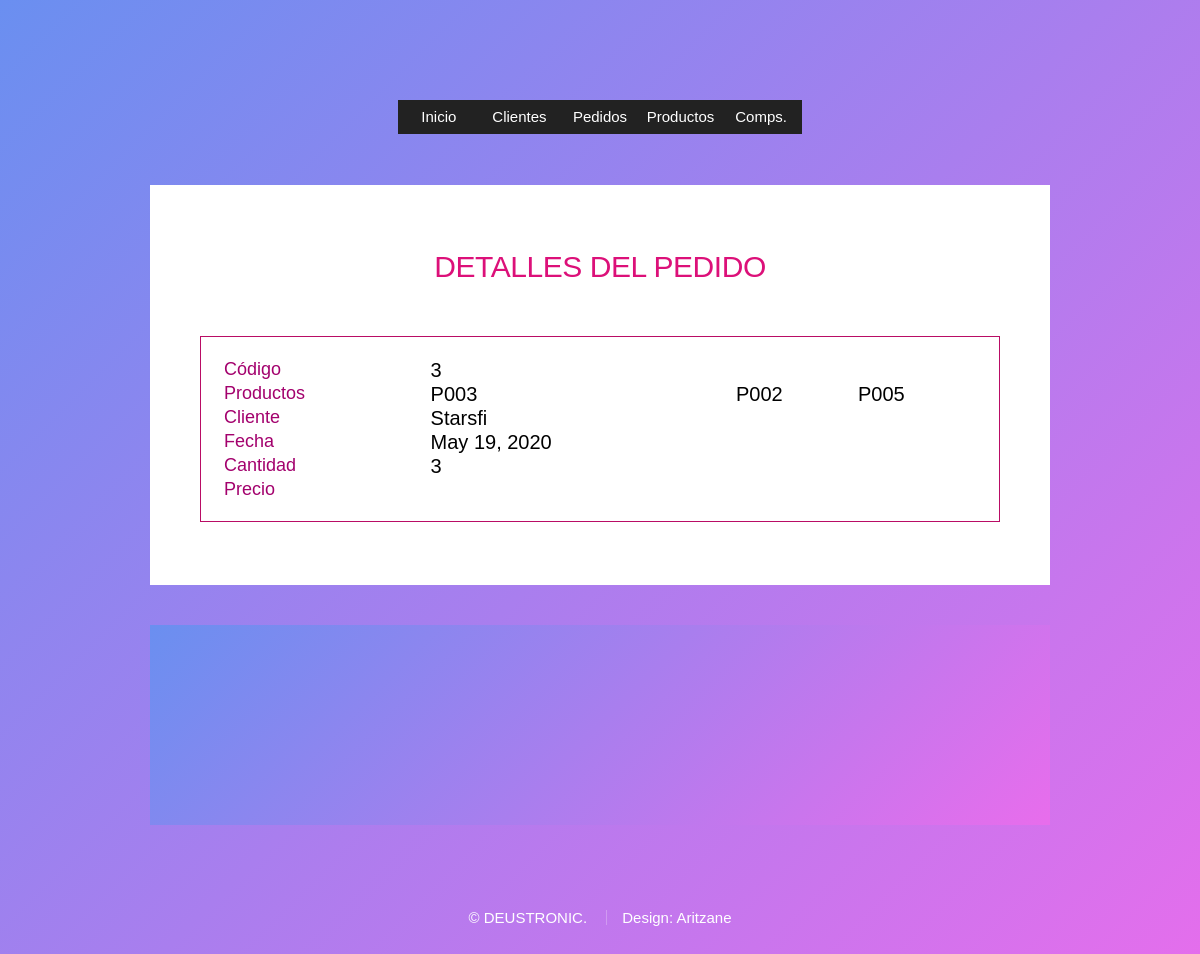
Page /miApp/pedidos/8/ on the committed database.
### miApp/models.py (models this page shows, shortened)
class Pedido(models.Model):
    codigo = models.CharField(max_length=20)
    fecha = models.DateField()
    datos_cliente = models.ForeignKey(Cliente, on_delete= models.CASCADE)
    productos = models.ManyToManyField(Productos)
    cantidad = models.IntegerField()
    precio_total = models.IntegerField()

class Productos(models.Model):
    referencia = models.CharField(max_length=50)
    precio = models.IntegerField()
    nombre = models.CharField(max_length=30)
    descripcion = models.CharField(max_length=100)
    categoria = models.CharField(max_length=40) #DICCIONARIO DE CATEGORIAS(?
    tipo_componentes = models.ManyToManyField(Componente)

class Cliente (models.Model):
    CIF = models.CharField(max_length=9)
    empresa = models.CharField(max_length=30)
    telefono = models.IntegerField()

### miApp/views.py (the view)
# urls.py: path('pedidos/<int:pk>/', views.PedidoDetailView.as_view(), name='pedidodetalle'),
class PedidoDetailView(DetailView):
    model = Pedido
    template_name = 'pedido_detalle.html'
    def get_context_data(self, **kwargs):
        context = super(PedidoDetailView, self).get_context_data(**kwargs)
        context['titulo_pagina'] = 'Detalles del pedido'
        return context

### miApp/templates/pedido_detalle.html (shortened to what this page needs)
{% extends "base.html" %}
{% load static %}
{% block intro %}
  <table class="tabla">
                    <tr>
                        <th>Código</th>
                        <td>{{pedido.codigo}}</td>
                    </tr>
                    <tr>
                        <th>Productos</th>
                      {% for ped in object.productos.all %}
                    <td>{{ ped.referencia }}</td>
                            {% endfor %}
                    </tr>
                    <tr>
                        <th>Cliente</th>
                        <td>{{pedido.datos_cliente.empresa}}</td>
                    </tr>
                    <tr>
                        <th>Fecha</th>
                        <td>{{pedido.fecha}}</td>
                    </tr>
                    <tr>
                        <th>Cantidad</th>
                        <td>{{pedido.cantidad}}</td>
                    </tr>
                    <tr>
                        <th>Precio</th>
                        <td>{{pedido.precio}}</td>
                    </tr>
    </table>
{% endblock intro %}

### miApp/templates/pedido_detalle.html (style rules this page uses)
.tabla { border: 1px solid #B90C65; padding: 20px; }
th { float: left; font-weight:bolder; color: #A3016D ; font-size: 18px; }

### miApp/templates/base.html (style rules this page uses)
html { box-sizing: border-box; }
*, *:before, *:after { box-sizing: inherit; }
body { background-image: url("images/overlay.png"), url("images/bg.jpg"); background-repeat: repeat, no-repeat; background-size: auto, 100% 100%; background-attachment: fixed; overflow-y: scroll; }
body.is-preload *, body.is-preload *:before, body.is-preload *:after { -moz-animation: none !important; -webkit-animation: none !important; -ms-animation: none !important; animation: none !important; -moz-transition: none !important; -webkit-transition: none !important; -ms-transition: none !important; transition: none !important; }
body, input, select { font-family: 'Source Sans Pro', sans-serif; font-weight: 300; color: #777777; font-size: 20pt; line-height: 1.75em; }
@media screen and (max-width: 1680px) { body, input, textarea, select { font-size: 15pt; } }
table { width: 100%; }
body { line-height: 1; background:linear-gradient(135deg, #6A8FF0 0%, #E86DEC 100%) ; }
.row.aln-right, { justify-content: flex-end; }

### rows in the picture
Pedido: codigo "3", datos_cliente.empresa "Starsfi", fecha "May 19, 2020", cantidad "3"
Productos: referencia "P003"
Productos: referencia "P002"
Productos: referencia "P005"

### other values in the picture
{{ titulo_pagina }} "DETALLES DEL PEDIDO"
